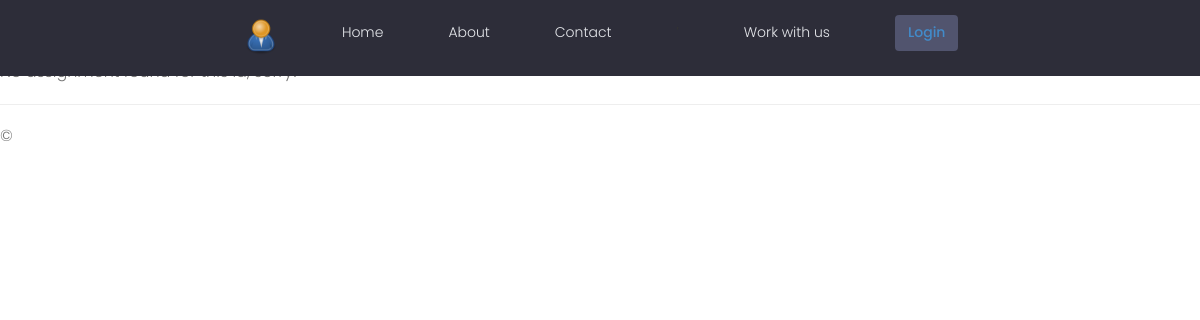
Page /assignment/2e5da7d2-4471-49cc-abca-a9a0dd5bb9aa on the earlier database version.
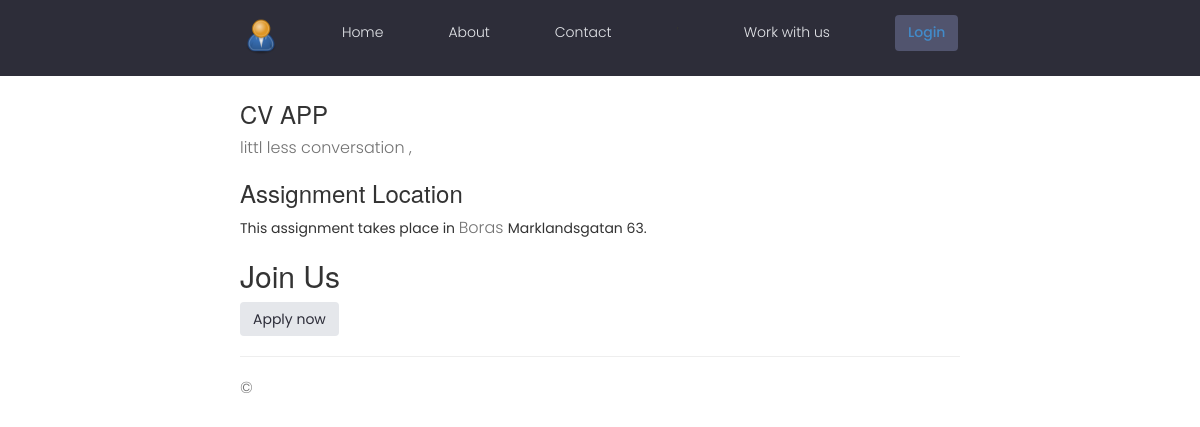
Same page on the later database version.
### assignment/models.py (models this page shows, shortened)
class Assignment(models.Model):
    host = models.ForeignKey(User,on_delete=models.SET_NULL,blank=True, null=True)
    tags = models.ManyToManyField(Tag,blank=True)
    title = models.CharField(max_length=200)
    description = models.TextField()
    location = models.ForeignKey(Location, on_delete=models.CASCADE)
    applicant = models.ManyToManyField(Applicant,blank=True)
    updated = models.DateTimeField(auto_now=True)
    created = models.DateTimeField(auto_now_add=True)
    id = models.UUIDField(default=uuid.uuid4,unique=True,primary_key=True,editable=False)

class Location(models.Model):
    name = models.CharField(max_length=200)
    adress = models.CharField(max_length=300)

### assignment/views.py (the view)
# urls.py: path('assignment/<str:pk>', views.assignment_details, name='assignment-details'),
def assignment_details(request, pk):
    view_all_applicants=True
    context= {'view_applicants':view_all_applicants}
    try:
          assignment= Assignment.objects.get(id=pk)
          return render(request, 'assignment/assignment-details.html',
                         {    'assignment_found': True,
                              'assignment': assignment ,
                          'view_applicants':view_all_applicants}
                          )
    except Exception as exc:
         print(exc)
         return render(request, 'assignment/assignment-details.html',
                  { 'assignment_found': False
                   })

### assignment/templates/assignment/assignment-details.html (shortened to what this page needs)
{% extends "MainPages/layout.html" %}
{% load static %}
{% block content %}
{% if assignment_found %}
<div class="home-container">
<div>
</div>
  <div class=>
  <article>
    <section id="details">
      <h3>{{ assignment.title }}</h3>
      <p>{{ assignment.description }}</p>
    </section>
    <section id="location">
      <h3>Assignment Location</h3>
      <address>This assignment takes place in <span>{{ assignment.location.name }} </span>  {{ assignment.location.adress }}. </address>
    </section>
      {% if request.user.is_staff %}
      <button id="toggleBtn" onclick="toggle()">Show Applicants</button>
  <div id="Applicants" style="display:none">
    <section >
      {% for applicant in assignment.applicant.all%}
      <li>{{ applicant }}</li>
      {% endfor %}
    </section>
  </div>
  <script>
  function toggle() {
    var applicants = document.getElementById("Applicants")
    var toggleBtn = document.getElementById('toggleBtn');
    if (applicants.style.display === "none") {
      applicants.style.display = "block";
      toggleBtn.innerHTML = 'Hide Applicants'
    } else {
      applicants.style.display = "none";
      toggleBtn.innerHTML = 'Show Applicants'
    }
  }
  </script>
      {% else %}
    <section id="registration">
      <h2>Join Us</h2>
       <form action=" {% url 'assignment-details' assignment.id %} " method="POST">
          <div class="assignment-actions">
             <a href="{% url 'applicant-form' assignment.id %}" class="btn">Apply now</a>
          </div>
       </form>
    </section>
    {% endif %}
  </article>
  {% else %}
  <p>No assignment found for this id, sorry!</p>
  {% endif %}
  {% endblock %}

Differences in the rows shown:
added Assignment: title "CV APP", description "littl less conversation ,", location.name "Boras", location.adress "Marklandsgatan 63"
Other differences:
text now shown: "Assignment Location This assignment takes place in . Join Us Apply now"
